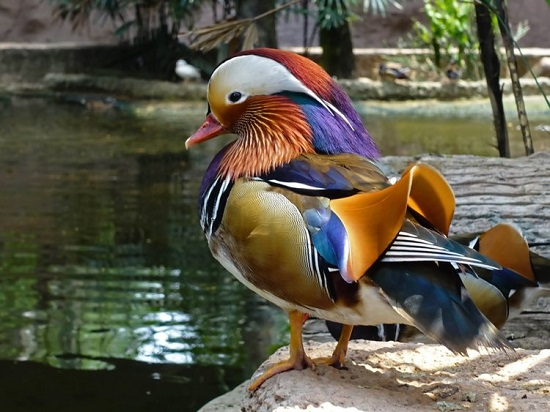
#> input picture image_compressing/bird.png, 550 x 412 px
$ python image_compress.py
#> lines starting #> are read from the running program, lines starting #| are printed output that depends on the picture
from scipy.spatial import distance
from skimage import io
import matplotlib.pyplot as plt
from scipy import ndimage
from sklearn import cluster
import numpy as np

#  read and show original image
import itertools
import numpy as np
import matplotlib.pyplot as plt
from matplotlib.ticker import NullFormatter
from sklearn.metrics import confusion_matrix


def set_diagram(title, x_label, y_label, scale='linear'):
    plt.title(title)
    plt.ylabel(y_label)
    plt.xlabel(x_label)
    plt.xscale(scale)
    plt.yscale(scale)
    plt.grid(True)
    plt.gca().yaxis.set_minor_formatter(NullFormatter())


def set_plot(x, y, diagram_type='ro', label=""):
    plt.plot(x, y, diagram_type, label=label)


def show_plot():
    plt.legend()
    plt.show()


def plot_confusion_matrix(true_labels, est_labels, normalize=False, title='Confusion matrix'):
    # confustion matrix based on the scikit-learn
    cm = confusion_matrix(true_labels, est_labels)
    classes = ['0', '1', '2', '3', '4', '5', '6', '7', '8', '9']
    if normalize:
        cm = cm.astype('float') / cm.sum(axis=1)[:, np.newaxis]
    plt.imshow(cm, interpolation='nearest', cmap=plt.cm.Blues)
    plt.title(title)
    plt.colorbar()
    tick_marks = np.arange(len(classes))
    plt.xticks(tick_marks, classes, rotation=45)
    plt.yticks(tick_marks, classes)

    fmt = '.2f' if normalize else 'd'
    thresh = cm.max() / 2.
    for i, j in itertools.product(range(cm.shape[0]), range(cm.shape[1])):
        plt.text(j, i, format(cm[i, j], fmt), horizontalalignment="center",
                 color="white" if cm[i, j] > thresh else "black")
    plt.tight_layout()
    plt.ylabel('True label')
    plt.xlabel('Predicted label')
    plt.show()


image = io.imread('bird.png')
#> image is the input picture: shape (412, 550, 3); mean R, G, B 93.7, 89.7, 73.4
io.imshow(image)
io.show()

rows, cols = image.shape[0], image.shape[1]
#> rows = 412; cols = 550
orginial_image = image.reshape(rows * cols, 3)
ks = range(3, 20)
costs = []
for k in ks:
    image = orginial_image
    kmeans_cluster = cluster.KMeans(n_clusters=k)
    kmeans_cluster.fit(image)
    cluster_centers = kmeans_cluster.cluster_centers_
    labels = kmeans_cluster.labels_
    print("k: " + str(k))
    labels = labels.reshape(rows, cols)
    print('cluster_centers:', cluster_centers)
    print('labels :', labels)

    interia = kmeans_cluster.inertia_
    print("k:", k, " cost:", interia)
    costs.append(interia)
    # show decompressed image
    image = np.zeros((rows, cols, 3), dtype=np.uint8)
    for i in range(rows):
        for j in range(cols):
            image[i, j, :] = cluster_centers[labels[i, j], :]
    io.imsave('compressed_image-' + str(k) + '.png', image)
    io.imshow(image)
    io.show()
#> this loop made 17 passes
#> pass 1, `io.imsave('compressed_image-' + str(k) + '.png', image)`:
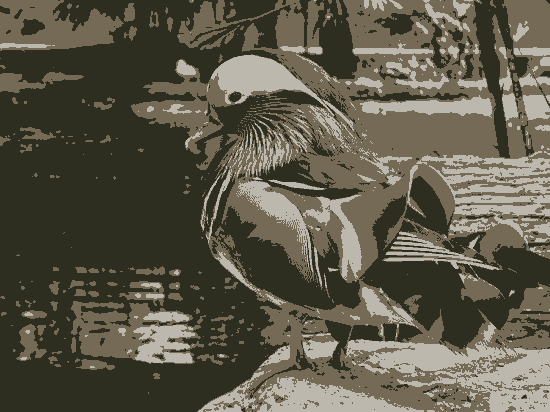
#> saved as compressed_image-3.png: shape (412, 550, 3); mean R, G, B 92.9, 88.9, 72.9
#> pass 2, `io.imsave('compressed_image-' + str(k) + '.png', image)`:
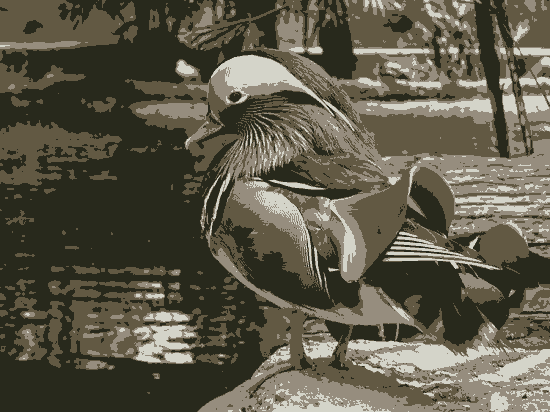
#> saved as compressed_image-4.png: shape (412, 550, 3); mean R, G, B 93.2, 89, 72.9
#> after the loop:
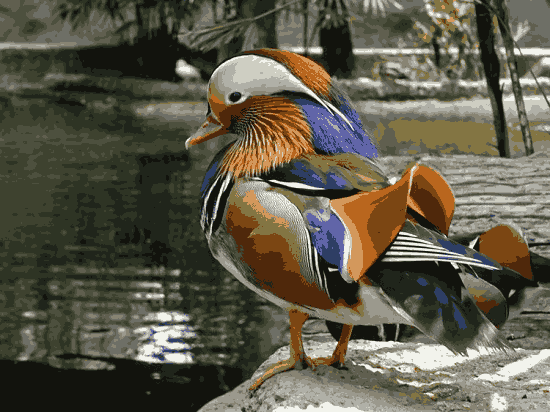
#> image: shape (412, 550, 3); mean R, G, B 93, 89.1, 72.9
#> after the loop, costs = [479700054.2, 363126304.7, 287973779.6, 236975884.9, 206944453.6, 183388698.6, 163191939, 149811365.1, 137401561.9, 127458152.9, 122379615.7, 112990372.5, 107338401.3, 100765449.4, 95945815, 95502718, 88697902.7]

title = "Cost Diagram"
xlabel = "k"
ylabel = "cost"
set_diagram(title, xlabel, ylabel)
set_plot(ks, costs)
show_plot()
#> in show_plot, `plt.show()`:
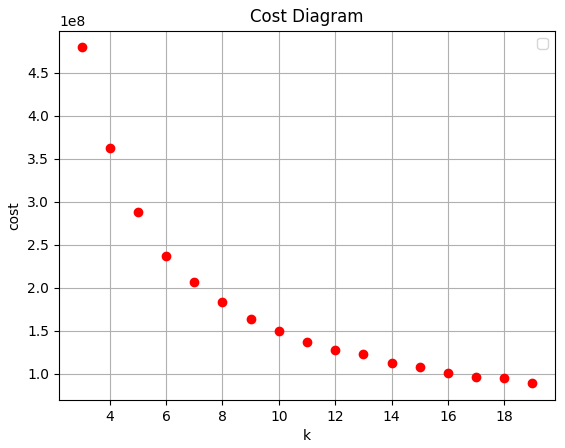
#> figure drawn by matplotlib, 1 panel; curve peaks at x = 3, y = 479700054.2
